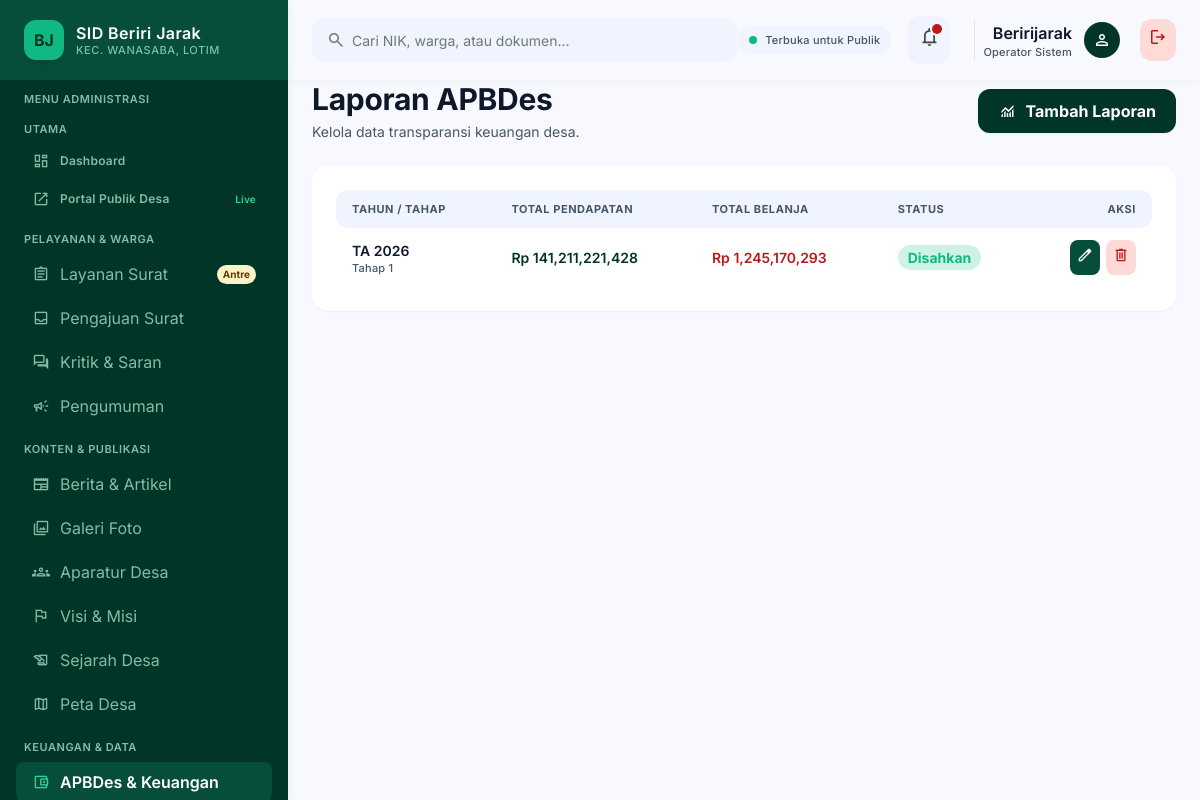
The page /dashboard/apbdes/ (signed in) on the database its author committed.
### BJ/models.py (models this page shows, shortened)
class APBDes(models.Model):
    tahun_anggaran = models.IntegerField()
    tahap = models.CharField(max_length=50, help_text="Contoh: Tahap I, Tahap II")
    pendapatan_asli = models.BigIntegerField(default=0, help_text="Pendapatan Asli Desa")
    pendapatan_transfer = models.BigIntegerField(default=0, help_text="Pendapatan Transfer")
    pendapatan_lain = models.BigIntegerField(default=0, help_text="Pendapatan Lain-lain")
    total_pendapatan = models.BigIntegerField(default=0)
    realisasi_pendapatan = models.BigIntegerField(default=0)
    total_belanja = models.BigIntegerField(default=0)
    realisasi_belanja = models.BigIntegerField(default=0)
    file_laporan_pdf = models.FileField(upload_to='apbdes/', blank=True, null=True)
    tanggal_update = models.DateTimeField(auto_now=True)
    class Meta:
        verbose_name = "Laporan APBDes"
        verbose_name_plural = "Laporan APBDes"

### BJ/views.py (the view)
# urls.py: path('dashboard/apbdes/', views.kelola_apbdes, name='kelola_apbdes'),
@login_required(login_url='portal_masuk')
def kelola_apbdes(request):
    return render(request, 'themes/admin/kelola_apbdes.html',
                  {'daftar_apbdes': APBDes.objects.all().order_by('-tahun_anggaran', 'tahap')})

### desa/templates/themes/admin/kelola_apbdes.html (shortened to what this page needs)
{% extends "themes/admin/base_admin.html" %}
{% load static %}
{% load humanize %}
{% block content %}
<div class="flex flex-col w-full gap-space-lg">
    <div class="flex flex-col sm:flex-row sm:items-center justify-between gap-4">
        <div>
            <h1 class="font-headline-lg text-headline-lg font-bold text-text-primary">Laporan APBDes</h1>
            <p class="font-body-sm text-body-sm text-text-secondary mt-1">Kelola data transparansi keuangan desa.</p>
        </div>
        <a href="{% url 'tambah_apbdes' %}" class="inline-flex items-center justify-center gap-2 px-5 py-2.5 rounded-xl bg-primary text-on-primary font-label-lg text-label-lg font-bold shadow-sm hover:bg-secondary transition-all">
            <span class="material-symbols-outlined text-[20px]">monitoring</span> Tambah Laporan
        </a>
    </div>
    <div class="bg-surface-pure rounded-2xl p-space-lg shadow-sm">
        <div class="overflow-x-auto -mx-space-lg px-space-lg">
            <table class="w-full text-left min-w-[720px]">
                <thead>
                    <tr class="bg-surface-container-low text-text-secondary font-label-sm text-label-sm uppercase tracking-wider">
                        <th class="py-3 px-4 rounded-l-xl">Tahun / Tahap</th>
                        <th class="py-3 px-4">Total Pendapatan</th>
                        <th class="py-3 px-4">Total Belanja</th>
                        <th class="py-3 px-4">Status</th>
                        <th class="py-3 px-4 rounded-r-xl text-right">Aksi</th>
                    </tr>
                </thead>
                <tbody class="divide-y divide-border-subtle font-body-sm text-body-sm">
                    {% for item in daftar_apbdes %}
                    <tr class="hover:bg-surface-container-low/60 transition-colors">
                        <td class="py-3 px-4">
                            <div class="font-title-md text-title-md font-semibold text-text-primary">TA {{ item.tahun_anggaran }}</div>
                            <div class="font-label-sm text-label-sm text-text-secondary">{{ item.tahap }}</div>
                        </td>
                        <td class="py-3 px-4 font-semibold text-primary">Rp {{ item.total_pendapatan|intcomma }}</td>
                        <td class="py-3 px-4 font-semibold text-error">Rp {{ item.total_belanja|intcomma }}</td>
                        <td class="py-3 px-4">
                            <span class="px-2.5 py-1 rounded-full bg-accent-emerald/20 text-accent-emerald font-label-sm font-bold">Disahkan</span>
                        </td>
                        <td class="py-3 px-4 text-right">
                            <div class="inline-flex items-center gap-1.5">
                                <a href="{% url 'edit_apbdes' item.id %}" class="p-1.5 rounded-lg bg-primary-container text-on-primary hover:bg-secondary transition-colors" title="Edit Laporan">
                                    <span class="material-symbols-outlined text-[18px]">edit</span>
                                </a>
                                <form method="POST" action="{% url 'hapus_apbdes' item.id %}" class="inline-block m-0 p-0" onsubmit="return confirm('Apakah Anda yakin ingin menghapus laporan APBDes ini secara permanen?')">
                                    <button type="submit" class="p-1.5 rounded-lg bg-error-container text-error hover:bg-error hover:text-on-error transition-colors cursor-pointer" title="Hapus Laporan">
                                        <span class="material-symbols-outlined text-[18px]">delete</span>
                                    </button>
                                </form>
                            </div>
                        </td>
                    </tr>
                    {% empty %}
                    <tr><td colspan="5" class="py-8 text-center text-text-secondary">Belum ada data APBDes.</td></tr>
                    {% endfor %}
                </tbody>
            </table>
        </div>
    </div>
</div>
{% endblock %}

### desa/templates/themes/admin/partials/header.html
<header class="fixed top-0 left-72 right-0 h-20 bg-surface/85 backdrop-blur-xl shadow-[0_1px_8px_rgba(0,0,0,0.04)] z-40 flex items-center justify-between px-space-lg">
    <div class="flex items-center gap-space-lg flex-1 max-w-xl">
        <div class="relative w-full">
            <span class="material-symbols-outlined absolute left-3.5 top-1/2 -translate-y-1/2 text-outline text-[20px]">search</span>
            <input class="w-full h-11 pl-10 pr-4 rounded-xl bg-surface-container-low text-on-surface font-body-sm text-body-sm placeholder:text-outline focus:outline-none focus:ring-2 focus:ring-accent-emerald transition-all" placeholder="Cari NIK, warga, atau dokumen..." type="text">
        </div>
    </div>
    <div class="flex items-center gap-space-md">
        <div class="hidden lg:flex items-center gap-2 px-3 py-1.5 rounded-full bg-surface-container-low">
            <span class="w-2 h-2 rounded-full bg-accent-emerald"></span>
            <span class="font-label-sm text-label-sm font-medium text-text-secondary">Terbuka untuk Publik</span>
        </div>
        <button class="relative p-2.5 rounded-xl bg-surface-container-low text-on-surface-variant hover:text-on-surface transition-colors" type="button">
            <span class="material-symbols-outlined text-[22px]">notifications</span>
            <span class="absolute top-2 right-2 w-2.5 h-2.5 bg-error rounded-full ring-2 ring-surface"></span>
        </button>
        <div class="flex items-center gap-3 pl-space-sm border-l border-border-subtle ml-2">
            <div class="text-right hidden sm:block">
                <div class="font-label-lg text-label-lg font-semibold text-text-primary capitalize">{{ request.user.username }}</div>
                <div class="font-label-sm text-label-sm text-text-secondary">Operator Sistem</div>
            </div>
            <div class="w-9 h-9 rounded-full bg-primary flex items-center justify-center">
                <span class="material-symbols-outlined text-on-primary text-[20px]">person</span>
            </div>
            <a href="{% url 'logout' %}" class="ml-2 p-2 rounded-xl bg-error-container text-error hover:bg-error hover:text-white transition-colors" title="Keluar Sistem">
                <span class="material-symbols-outlined text-[20px]">logout</span>
            </a>
        </div>
    </div>
</header>

### desa/templates/themes/admin/base_admin.html (style rules this page uses)
body { overscroll-behavior: none; }

### rows shown on the page
APBDes: tahun_anggaran "2026", tahap "Tahap 1", total_pendapatan "141,211,221,428", total_belanja "1,245,170,293"

### other values the page prints
{{ request.user.username }} "Beririjarak"
